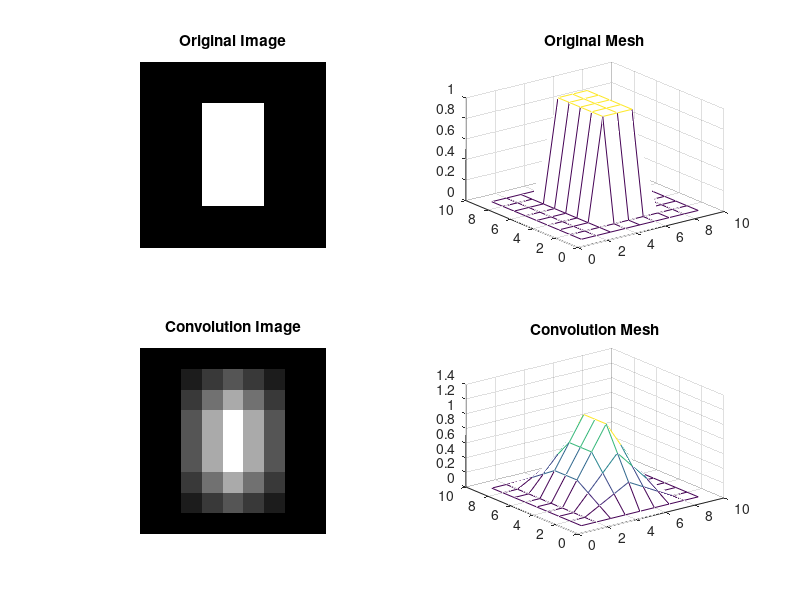

MATLAB code for this plot:
clear
clc
img=[0,0,0,0,0,0,0,0,0;
    0,0,0,0,0,0,0,0,0;
    0,0,0,1,1,1,0,0,0;
    0,0,0,1,1,1,0,0,0;
    0,0,0,1,1,1,0,0,0;
    0,0,0,1,1,1,0,0,0;
    0,0,0,1,1,1,0,0,0;
    0,0,0,0,0,0,0,0,0;
    0,0,0,0,0,0,0,0,0];
figure,
subplot(2,2,1),imshow(img),title('Original Image');
subplot(2,2,2),mesh(img),title('Original Mesh');
[x,y]=size(img);
b=zeros(x+4,y+4);
c=zeros(x+4,y+4);
b(3:x+2,3:y+2)=img(1:x,1:y);
k=ones(3,3)./9;
%{
k=[1,3,5;
    2,7,6;
    8,4,9];
%}
kFlip=zeros(3,3);
for i=1:3
    for j=1:3
        kFlip(i,j)=k(3-i+1,j);
    end
end
k=kFlip;
for i=1:3
    for j=1:3
        kFlip(i,j)=k(i,3-j+1);
    end
end
k=kFlip;
sum=0;
for i=1:(x+2)
    for j=1:(y+2)
        m=1;
        for p=i:i+2
            n=1;
            for q=j:j+2
                sum=sum+double(b(p,q))*k(m,n);
                n=n+1;
            end
            m=m+1;
        end
        c(i+1,j+1)= sum;
        sum=0;
    end
end
img(1:x,1:y)=c(3:x+2,3:y+2);
subplot(2,2,3),imshow(img),title('Convolution Image');
subplot(2,2,4),mesh(img),title('Convolution Mesh');

